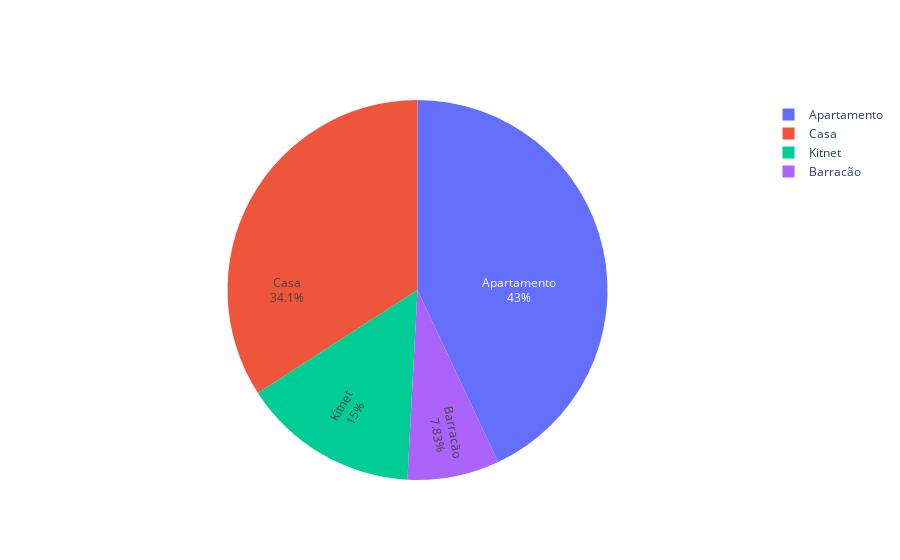

The cell this chart's notebook holds for it:
### Code cell
import re
import plotly.graph_objects as go

def type_of_property(vetor_processed):
    tipo = {"apartamento" : "Apartamento",
            "apt" : "Apartamento",
           "casa" : "Casa",
           "kitnet" : "Kitnet",
           "studio" : "Kitnet",
           "quit" : "Kitnet",
           "kit" : "Kitnet",
           "barracão" : "Barracão",
           "barracao" : "Barracão"}

    count = {"Apartamento": 0,
            "Casa" : 0,
            "Kitnet": 0,
            "Barracão" : 0}

    p = re.compile('(?:apartamento|casa|kitnet|apt|studio|quit|kit|barracão|barracao)', flags=re.IGNORECASE)

    for line in vetor_processed:
        a = p.search(vetor_processed[line][0])
        if a:
            count[tipo[a.group(0).lower()]]+=1

    fig = go.Figure(data=[go.Pie(labels=[i for i in count], values=[count[i] for i in count], textinfo='label+percent',
                                 insidetextorientation='radial'
                                )])
    fig.show()
    
type_of_property(vetor_processed)

### Figure 1 — Plotly figure (JSON) as saved in the notebook; plotly's stock layout.template omitted (floating-point values rounded to 4 significant figures)
{"data": [{"insidetextorientation": "radial", "labels": ["Apartamento", "Casa", "Kitnet", "Barracão"], "textinfo": "label+percent", "type": "pie", "values": [6101, 4839, 2131, 1110]}], "layout": {}}
